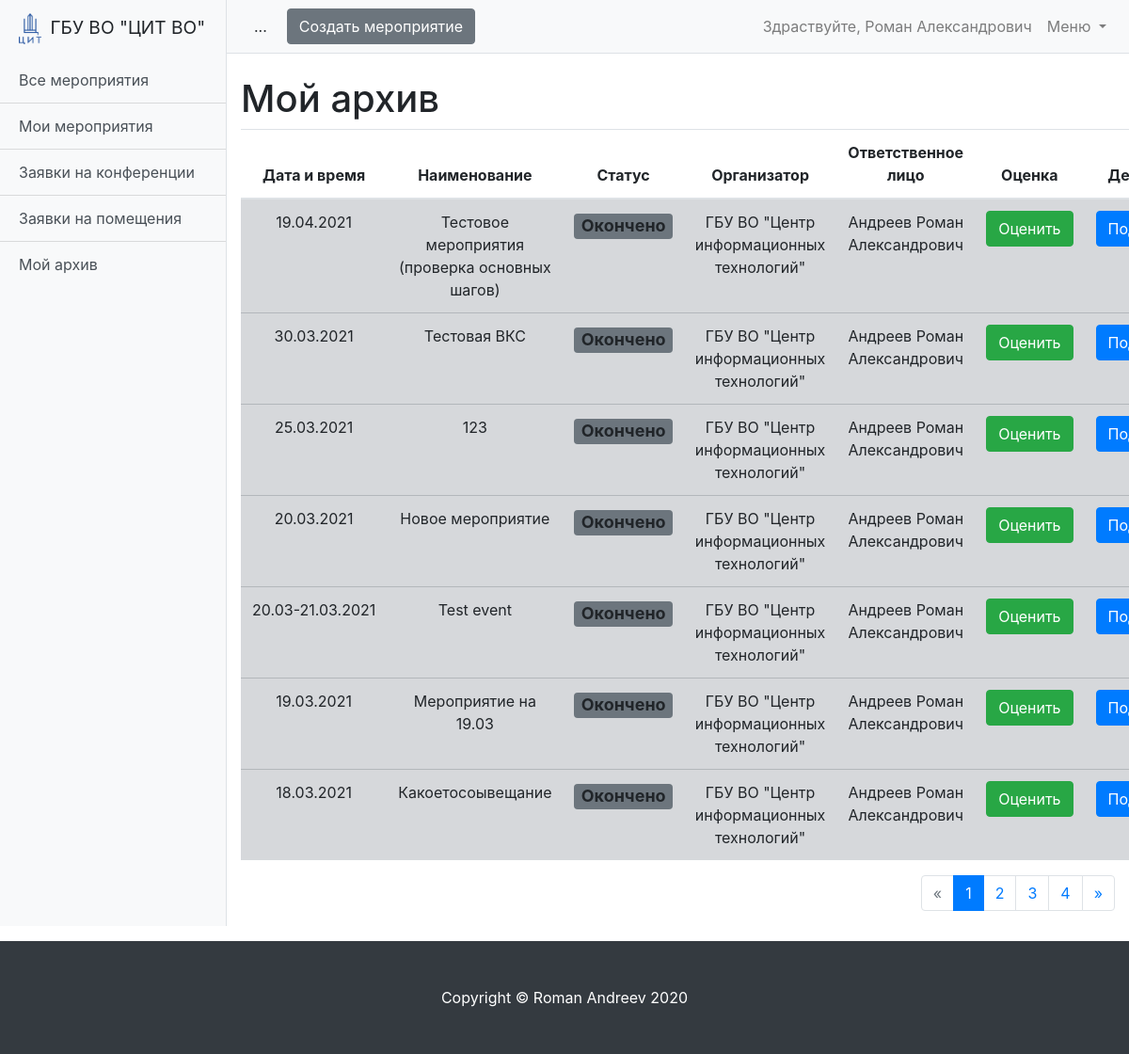
Page /schedule/event-archive/ (signed in) on the committed database.
### schedule/models.py (models this page shows, shortened)
class User(AbstractUser):
    is_operator = models.BooleanField(default=False, verbose_name='Опертор')
    is_assistant = models.BooleanField(default=False, verbose_name='Ассистент')
    organization = models.ForeignKey('Organization', verbose_name='Организация', on_delete=models.SET_NULL,
                                     null=True, blank=True)
    subscribe_mail = models.BooleanField(verbose_name='Подписка на почтовую рассылку', default=False)
    telegram = models.CharField(max_length=10, verbose_name='Телеграм чат-id', null=True, blank=True)
    subscribe_telegram = models.BooleanField(verbose_name='Подписка на рассылку в телеграм', default=False)
    phone = models.CharField(max_length=100, verbose_name='Телефон', null=True, blank=True)
    def __str__(self):
        return f'{self.last_name} {self.first_name}'

class Event(models.Model):
    MESSAGES = {
        'create': 'Мероприятие создано!',
        'update': 'Мероприятие изменено!',
        'delete': 'Мероприятие удалено!'
    }
    STATUS_DRAFT = 'draft'
    STATUS_WAIT = 'wait'
    STATUS_READY = 'ready'
    STATUS_REJECTION = 'rejection'
    STATUS_COMPLETED = 'completed'
    STATUS_CHOICES = (
        (STATUS_DRAFT, 'Черновик'),
        (STATUS_WAIT, 'Ожидание'),
        (STATUS_READY, 'Готово'),
        (STATUS_REJECTION, 'Отказ'),
        (STATUS_COMPLETED, 'Окончено')
    )
    name = models.CharField(max_length=255, verbose_name='Название мероприятия')
    description = models.TextField(verbose_name='Описание')
    organization = models.ForeignKey('Organization', verbose_name='Организация', on_delete=models.CASCADE)  # Возможно избыточно
    owner = models.ForeignKey('User', verbose_name='Владелец', on_delete=models.CASCADE)
    date_start = models.DateField(verbose_name='Дата начала мероприятия', null=True, blank=True)
    date_end = models.DateField(verbose_name='Дата окончания мероприятия', null=True, blank=True)
    created_at = models.DateTimeField(auto_now=True)
    status = models.CharField(
        max_length=100,
        verbose_name='Статус мероприятия',
        choices=STATUS_CHOICES,
        default=STATUS_DRAFT
    )
    def get_absolute_url(self):
        return reverse('event_detail', kwargs={'pk': self.pk})
    def get_avg_grade(self):
        return Grade.objects.filter(event=self).aggregate(models.Avg('grade'))['grade__avg']
    class Meta:
        ordering = ['date_start']
        verbose_name = 'Мероприятие'
        verbose_name_plural = 'Мероприятия'

class Organization(models.Model):
    name = models.CharField(max_length=255, verbose_name='Название организации')
    room = models.ManyToManyField('Room', verbose_name='Доступные помещения', related_name='related_room')
    created_at = models.DateTimeField(auto_now=True)
    def __str__(self):
        return self.name
    class Meta:
        ordering = ['name']
        verbose_name = 'Организация'
        verbose_name_plural = 'Организации'

### schedule/views/event.py (the view)
# urls.py: path('event-archive/', ArchiveEventsListView.as_view(), name='event_archive'),
class ArchiveEventsListView(LoginRequiredMixin, HelpMixin, ListView):
    model = Event
    paginate_by = 7
    ordering = '-date_start'
    template_name = 'schedule/event_archive.html'
    def get_queryset(self):
        queryset = super().get_queryset()
        set_status_completed(queryset)
        return queryset.filter(
            status__in=('completed',),
            owner=self.request.user
        )

### schedule/services.py (called while the page is built)
def set_status_completed(queryset):
    if queryset.model == Event:
        completed_list = queryset.filter(date_start__lt=today, status__in=['wait', 'ready', 'rejection'])
        if completed_list:
            conference = Conference.objects.filter(event__in=completed_list, date__lt=today)
            booking = Booking.objects.filter(event__in=completed_list, date__lt=today)
            conference.update(status='completed')
            booking.update(status='completed')
            completed_list.filter(date_end__lt=today).update(status='completed')
    if queryset.model in [Conference, Booking]:
        completed_list = queryset.filter(date__lt=today, status__in=['wait', 'ready', 'rejection'])
        if completed_list:
            completed_list.update(status='completed')

### schedule/templatetags/custom_filter.py (called while the page is built)
@register.filter
def get_postfix(status):
    return status_postfix_css_class.get(status)

### schedule/views/mixins.py (called while the page is built)
    def get_url_pattern(self):
        print(dir(self.request))
        print(self.request.path.strip())
        url_parts = re.sub(r'\d+', '*.*', self.request.path)
        print(url_parts)
        return re.sub(r'\d+', '*.*', self.request.path) + ';'

    def get_context_data(self, **kwargs):
        context = super().get_context_data(**kwargs)
        context['help'] = Page.objects.filter(urls__icontains=self.get_url_pattern()).first()
        return context

### schedule/templates/schedule/event_archive.html
{% extends 'schedule/event_list.html' %}
{% block title %}Мой архив{% endblock title %}
{% block title_grade %}
<th scope="col">
    Оценка
</th>
{% endblock title_grade %}
{% block grade %}
<td>
    {% if event.get_avg_grade %}
    {{ event.get_grade }}(сред. {{ event.get_avg_grade }})
    {% else %}
    <a class="btn btn-success" href="{% url 'grade' pk=event.pk %}" role="button">Оценить</a>
    {% endif %}
</td>
{% endblock grade %}

### schedule/templates/schedule/event_list.html
{% extends 'schedule/base.html' %}
{% load custom_filter %}
{% block content %}
<h1 class="mt-4">{% block title %}Предстоящие мероприятия{% endblock title %}</h1>
<table class="table text-center table-hover">
  <thead>
  <tr>
    <th scope="col">Дата и время</th>
    <th scope="col">Наименование</th>
    <th scope="col">Статус</th>
    <th scope="col">Организатор</th>
    <th scope="col">Ответственное лицо</th>
    {% block title_grade %}{% endblock title_grade %}
    <th scope="col">Действие</th>
  </tr>
  </thead>
  <tbody>
  {% for event in page_obj %}
  <tr class="table-{{ event.status|get_postfix }}">
    <td>
      {% if event.date_start == event.date_end %}{{ event.date_start|date:"d.m.Y" }}
      {% else %}{{ event.date_start|date:"d.m" }}-{{ event.date_end|date:"d.m.Y" }}
      {% endif %}
    </td>
    <td>{{ event.name }}</td>
    <td>
      <h4><span class="badge bg-{{ event.status|get_postfix }}">{{ event.get_status_display  }}</span></h4>
    </td>
    <td>{{ event.organization }}</td>
    <td>{{ event.owner }}</td>
    {% block grade %}{% endblock grade %}
    <td><a href="{{ event.get_absolute_url }}" type="button" class="btn btn-primary">Подробно</a></td>
  </tr>
  {% endfor %}
  </tbody>
</table>
{% include 'pagination.html' %}
{% endblock content %}

### templates/base.html (shortened to what this page needs)
<!DOCTYPE html>
<html lang="en">
{% load static %}
<head>
    <link href="{% static 'vendor/bootstrap/css/bootstrap.min.css' %}" rel="stylesheet">
    <link href=" {% static 'css/simple-sidebar.css' %}" rel="stylesheet">
</head>
<body>
<div class="d-flex" id="wrapper">
    {% block sidebar %}
    <div class="bg-light border-right" id="sidebar-wrapper">
        <div class="sidebar-heading">
            <img src="{% static 'image.png' %}" width="24" class="img-fluid mr-1" alt="...">
            ГБУ ВО "ЦИТ ВО"
        </div>
        <div class="list-group list-group-flush">
            {% block sidebar_link %}
            <a href="{% url 'event_list' %}" class="list-group-item list-group-item-action bg-light">Все мероприятия</a>
            <a href="{% url 'my_event_list' %}" class="list-group-item list-group-item-action bg-light">Мои мероприятия</a>
            {% if request.user.is_operator %}
            <a href="{% url 'conference_list' %}" class="list-group-item list-group-item-action bg-light">Заявки на конференции</a>
            {% endif %}
            {% if request.user.is_assistant %}
            <a href="{% url 'booking_list' %}" class="list-group-item list-group-item-action bg-light">Заявки на помещения</a>
            {% endif %}
            <a href="{% url 'event_archive' %}" class="list-group-item list-group-item-action bg-light">Мой архив</a>
            {% endblock sidebar_link %}
        </div>
    </div>
    <div id="page-content-wrapper">
        <nav class="navbar navbar-expand-lg navbar-light bg-light border-bottom">
            <button class="btn btn-light" id="menu-toggle">...</button>
            {% block bottom_nav %}{% endblock bottom_nav %}
            {% endblock sidebar %}
            <div class="collapse navbar-collapse" id="navbarSupportedContent">
                <ul class="navbar-nav ml-auto mt-2 mt-lg-0">
                    <li class="nav-item">
                        {% if request.user.is_authenticated %}
                        <a class="nav-link" href="{% url 'settings' %}">Здраствуйте, {{ request.user.first_name }}</a>
                        {% endif %}
                    </li>
                    <li class="nav-item dropdown">
                        <a class="nav-link dropdown-toggle" href="#" id="navbarDropdown" role="button" data-toggle="dropdown" aria-haspopup="true" aria-expanded="false">
                            Меню
                        </a>
                    </li>
                </ul>
            </div>
        </nav>
        <div class="container-fluid">
            <div >
                {% block content %}
                {% endblock content %}
            </div>
        </div>
    </div>
</div>
<footer class="py-5 bg-dark mt-3">
  <div class="container">
    <p class="m-0 text-center text-white">Copyright &copy; Roman Andreev 2020</p>
  </div>
</footer>
</body>
</html>

### static_dev/css/simple-sidebar.css (style rules this page uses)
#wrapper { overflow-x: hidden; }
#sidebar-wrapper { min-height: 100vh; margin-left: -15rem; -webkit-transition: margin .25s ease-out; -moz-transition: margin .25s ease-out; -o-transition: margin .25s ease-out; transition: margin .25s ease-out; }
#sidebar-wrapper .sidebar-heading { padding: 0.875rem 1.25rem; font-size: 1.2rem; }
#sidebar-wrapper .list-group { width: 15rem; }
#page-content-wrapper { min-width: 100vw; }
@media (min-width: 768px) { #sidebar-wrapper { margin-left: 0; } }
@media (min-width: 768px) { #page-content-wrapper { min-width: 0; width: 100%; } }

### rows in the picture
User: user.first_name "Роман Александрович"
Event: date_start "19.04.2021", name "Тестовое мероприятия (проверка основных шагов)", status "Окончено", organization "ГБУ ВО \"Центр информационных технологий\"", owner "Андреев Роман Александрович", shows "Оценить"
Event: date_start "30.03.2021", name "Тестовая ВКС", status "Окончено", organization "ГБУ ВО \"Центр информационных технологий\"", owner "Андреев Роман Александрович", shows "Оценить"
Event: date_start "25.03.2021", name "123", status "Окончено", organization "ГБУ ВО \"Центр информационных технологий\"", owner "Андреев Роман Александрович", shows "Оценить"
Event: date_start "20.03.2021", name "Новое мероприятие", status "Окончено", organization "ГБУ ВО \"Центр информационных технологий\"", owner "Андреев Роман Александрович", shows "Оценить"
Event: date_start "20.03", date_end "21.03.2021", name "Test event", status "Окончено", organization "ГБУ ВО \"Центр информационных технологий\"", owner "Андреев Роман Александрович", shows "Оценить"
Event: date_start "19.03.2021", name "Мероприятие на 19.03", status "Окончено", organization "ГБУ ВО \"Центр информационных технологий\"", owner "Андреев Роман Александрович", shows "Оценить"
Event: date_start "18.03.2021", name "Какоетосоывещание", status "Окончено", organization "ГБУ ВО \"Центр информационных технологий\"", owner "Андреев Роман Александрович", shows "Оценить"

### other values in the picture
{{ i }} "1"
{{ i }} "2" "3" "4"
